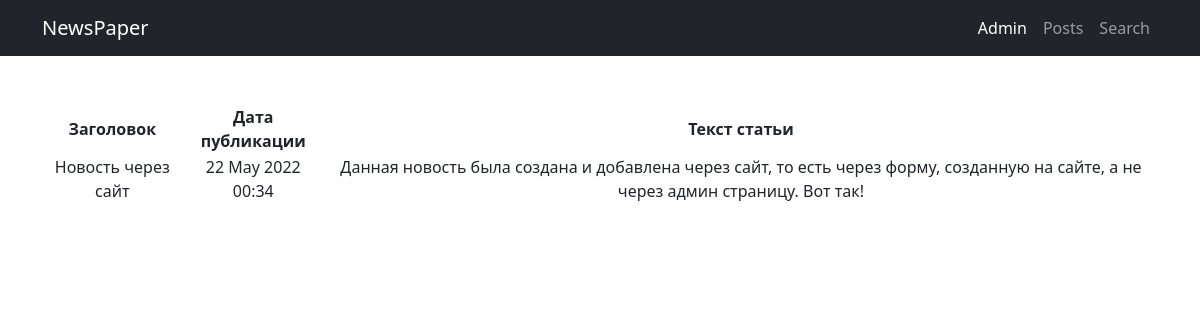
/posts/10/, run on the app's committed database.
### newapp/models.py (models this page shows, shortened)
class Post(models.Model):
    NEWS = 'NW'
    ARTICLE = 'AT'
    TYPE_POST_CHOICES = [(NEWS, 'Новости'), (ARTICLE, 'Статья'),]
    post_type = models.CharField("Тип", max_length=2, choices=TYPE_POST_CHOICES, default=NEWS)
    post_author = models.ForeignKey(Author, on_delete=models.CASCADE, verbose_name="Имя автора")
    post_date_time = models.DateTimeField("Дата публикации (ГГГГ-ММ-ДД)", auto_now_add=True)
    post_category = models.ManyToManyField(Category, through='PostCategory', verbose_name="Категория")
    post_title = models.CharField("Заголовок", max_length=100)
    post_text = models.TextField("Текст")
    post_rating = models.IntegerField(default=0)

### newapp/views.py (the view)
# urls.py: path('<int:pk>/', PostDetailView.as_view(), name='post_detail'), # Ссылка на детали поста
class PostDetailView(DetailView):
    template_name = 'newapp/post_detail.html'
    queryset = Post.objects.all()

### newapp/templatetags/custom_filters.py (called while the page is built)
@register.filter(name='censor')
def censor(value, arg):
    list_bad_words = ['черт', 'блин', 'капец', 'дерьмо']
    value_edited = value
    value_final = ''
    for word in list_bad_words:
        value_edited = value_edited.lower()
        value_temp = value_edited.replace(word, arg * len(word))
        value_edited = value_temp
    for i in range(0, len(value)):
        if (value[i] != value_edited[i]) & (value_edited[i].isalpha()):
            temp = value_edited[i].upper()
            value_final += temp
        else:
            value_final += value_edited[i]
    return value_final

### templates/newapp/post_detail.html (shortened to what this page needs)
{% extends 'default.html' %}
{% load custom_filters %}
{% block content %}
<table>
    <thead>
        <th>
            Заголовок
        </th>
        <th>
            Дата публикации
        </th>
        <th>
            Текст статьи
        </th>
    </thead>
    <tr>
        <td>
            {{ post.post_title|censor:'*' }}
        </td>
        <td>
            {{ post.post_date_time|date:'d M Y H:i' }}
        </td>
        <td>
            {{ post.post_text|censor:'*' }}
        </td>
    </tr>
</table>
{% endblock content %}

### data on the page
Post: post_title|censor "Новость через сайт", post_date_time "22 May 2022 00:34", post_text|censor "Данная новость была создана и добавлена через сайт, то есть через форму, созданную на сайте, а не через админ страницу. Вот так!"
